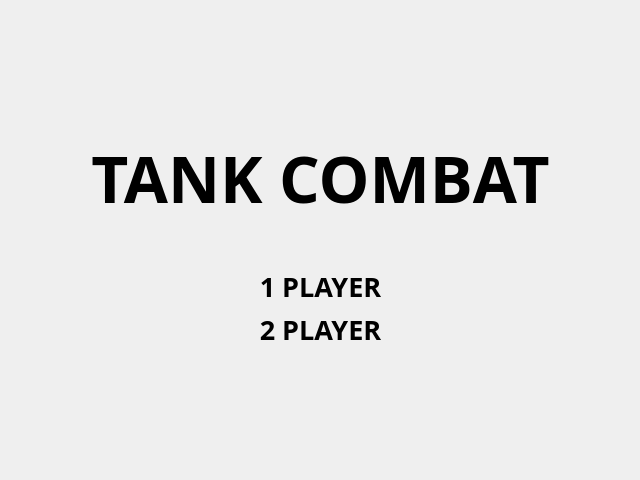
<?xml version="1.0" encoding="UTF-8"?>
<ui version="4.0">
 <class>Form</class>
 <widget class="QWidget" name="Form">
  <property name="geometry">
   <rect>
    <x>0</x>
    <y>0</y>
    <width>640</width>
    <height>480</height>
   </rect>
  </property>
  <property name="windowTitle">
   <string>Form</string>
  </property>
  <widget class="QWidget" name="gridLayoutWidget">
   <property name="geometry">
    <rect>
     <x>0</x>
     <y>0</y>
     <width>641</width>
     <height>481</height>
    </rect>
   </property>
   <layout class="QGridLayout" name="gridLayout">
    <item row="2" column="1">
     <spacer name="verticalSpacer_3">
      <property name="orientation">
       <enum>Qt::Vertical</enum>
      </property>
      <property name="sizeHint" stdset="0">
       <size>
        <width>20</width>
        <height>40</height>
       </size>
      </property>
     </spacer>
    </item>
    <item row="3" column="1">
     <widget class="QLabel" name="lbltc">
      <property name="font">
       <font>
        <family>Agency FB</family>
        <pointsize>48</pointsize>
        <weight>75</weight>
        <bold>true</bold>
       </font>
      </property>
      <property name="text">
       <string>TANK COMBAT</string>
      </property>
      <property name="alignment">
       <set>Qt::AlignCenter</set>
      </property>
     </widget>
    </item>
    <item row="4" column="1">
     <spacer name="verticalSpacer">
      <property name="orientation">
       <enum>Qt::Vertical</enum>
      </property>
      <property name="sizeType">
       <enum>QSizePolicy::Minimum</enum>
      </property>
      <property name="sizeHint" stdset="0">
       <size>
        <width>20</width>
        <height>40</height>
       </size>
      </property>
     </spacer>
    </item>
    <item row="8" column="1">
     <spacer name="verticalSpacer_2">
      <property name="orientation">
       <enum>Qt::Vertical</enum>
      </property>
      <property name="sizeHint" stdset="0">
       <size>
        <width>20</width>
        <height>40</height>
       </size>
      </property>
     </spacer>
    </item>
    <item row="5" column="1">
     <widget class="QLabel" name="lbl1p">
      <property name="font">
       <font>
        <family>Agency FB</family>
        <pointsize>20</pointsize>
        <weight>75</weight>
        <bold>true</bold>
       </font>
      </property>
      <property name="text">
       <string>1 PLAYER</string>
      </property>
      <property name="alignment">
       <set>Qt::AlignCenter</set>
      </property>
     </widget>
    </item>
    <item row="6" column="1">
     <widget class="QLabel" name="lbl2p">
      <property name="font">
       <font>
        <family>Agency FB</family>
        <pointsize>20</pointsize>
        <weight>75</weight>
        <bold>true</bold>
       </font>
      </property>
      <property name="text">
       <string>2 PLAYER</string>
      </property>
      <property name="alignment">
       <set>Qt::AlignCenter</set>
      </property>
     </widget>
    </item>
   </layout>
  </widget>
 </widget>
 <resources/>
 <connections/>
</ui>
